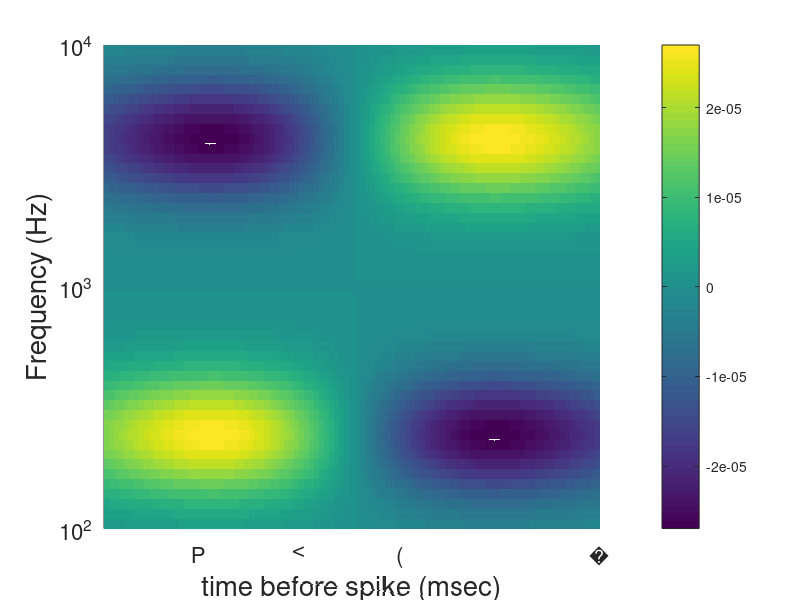

Here is the MATLAB script that generated this plot:
dt = .001;% time steps
m = 50;% number of freqwuencies
durK = .1; % kernel duration in seconds
% means
mu1 = [durK/2/dt 10];
mu2 = [durK/2/dt+1 40]; 
mu3 = [durK/2/dt+1 10];
mu4 = [durK/2/dt 40];
% covariance matrix
theta =0; 
R = [cos(theta) -sin(theta); sin(theta) cos(theta)]; 
Sigma =  20*inv(R)*[40 0 ; 0 1]*R; 
x1 = 1:(durK/dt); x2 = 1:m;
% generates kernel
[X1,X2] = meshgrid(x1,x2);
% mvpdf Multivariate normal probability density function
F = mvnpdf([X1(:) X2(:)],mu1,Sigma)+ mvnpdf([X1(:) X2(:)],mu2,Sigma)...
    -mvnpdf([X1(:) X2(:)],mu3,Sigma)-mvnpdf([X1(:) X2(:)],mu4,Sigma);
F = reshape(F,length(x2),length(x1));

Kernel = F;

%Plot commands
figure(2)
surf(1:100,logspace(2,4,50),Kernel,'edgecolor','none'); axis tight;
view(0,90);shg
set(gca, 'fontsize', 16)
set(gca, 'yscale', 'log')
xlabel('time before spike (msec)', 'fontsize', 20)
ylabel('Frequency (Hz)','fontsize', 20 )
colorbar;
set(gca,'XTIckLabel', num2cell(80:-20:0));